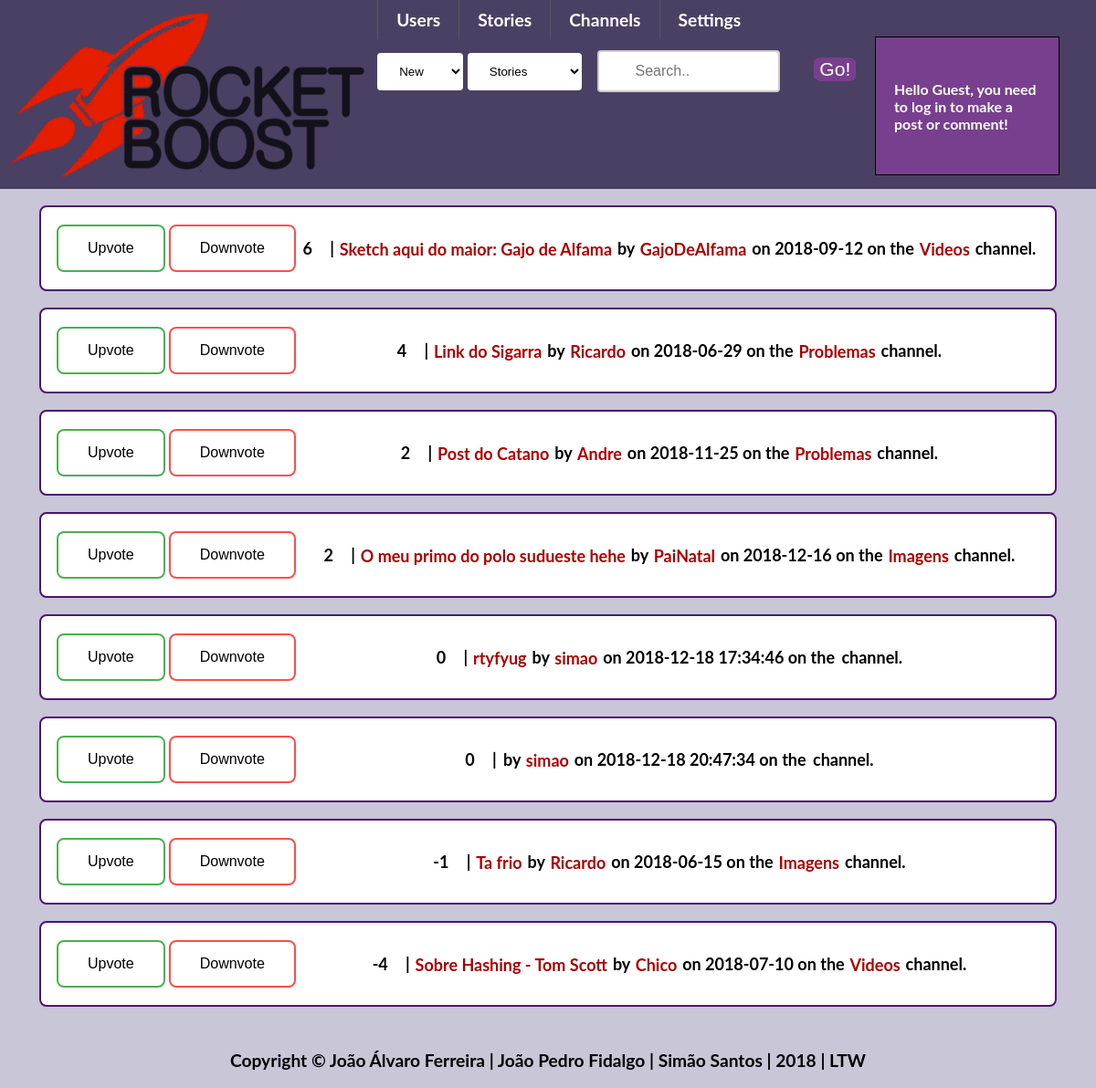
The app's page /pages/frontpage.php with its own data.
### tables this page shows
CREATE TABLE posts
(
    postID INTEGER UNIQUE NOT NULL PRIMARY KEY,
    title VARCHAR NOT NULL,
    content VARCHAR,
    type VARCHAR,
    dateWritten DATETIME,
    username INTEGER REFERENCES users Not NULL,
    channel VARCHAR NOT NULL
);

### database/utilities.php (called while the page is built, shortened)
<?php
function getVotesPost($id){
    $db = Database::getInstance()->db();
    $stmt = $db->prepare('SELECT * FROM postvotes WHERE postID = ?');
    $stmt->execute(array($id));
    $result = $stmt->fetchAll();
    $votes = 0;
    foreach ($result as $row) {
    if($row['positive'] == 1)
        $votes = $votes+1;
    else $votes = $votes - 1;
    }
    return $votes;
}
?>

### pages/frontpage.php (the view, shortened to what this page needs)
<?php
include_once "../templates/default.php";
draw_header();
draw_posts();
draw_floating_menu();
draw_footer();
function cmpPoints($a, $b)
{
    if (getVotesPost($a['postID']) == getVotesPost($b['postID'])) {
        return 0;
    }
    return (getVotesPost($a['postID']) > getVotesPost($b['postID'])) ? -1 : 1;
}
function draw_posts(){
    $sortType = "points";
    $db = Database::getInstance()->db();
    $stmt = $db->prepare('SELECT * FROM posts');
    $stmt->execute();
    $result = $stmt->fetchAll();
    if($sortType == "points")
    usort($result, "cmpPoints");
    else if($sortType == "new")
    usort($result, "cmpDate");
    else if($sortType == "comments")
    usort($result, "cmpComments");
    foreach ($result as $row) {
    $votes = getVotesPost($row['postID']);?>
    <div id="postlist">
        <div class="votes_frontpage">
            <input type="button" value="Upvote">
            <input type="button" value="Downvote">
        </div>
        <div id="post_info">
            <span id="votes"><?php echo $votes?></span>
            <span class="separator"> | </span>
            <a href = "../pages/viewPost.php?id=<?php echo $row['postID']?>"><?php echo $row['title']?></a>
            <span class="separator">by</span>
            <a href = "../pages/viewProfile.php?username=<?php echo $row['username']?>"><?php echo $row['username'];?></a>
            <span class="separator">on</span>
            <?php echo $row['dateWritten']?>
            <span class="separator">on the </span>
             <a href = "../pages/channel.php?id=<?php echo $row['channel']?>"><?php echo $row['channel'];?></a>
            <span class="channel">channel.</span>
        </div>
    </div>
<?php
    }
}
?>

### templates/default.php (shortened to what this page needs)
<?php function draw_header() {
?>
<!DOCTYPE html>
<html lang="en-US">
<head>
    <link href="../css/style.css" rel="stylesheet">
</head>
<body>
    <header id="logo_tabmenu">
   <div id="logo"><a href="../pages/frontpage.php"><img src="images/logo.png" alt="A rocket, site icon"></a></div>
    <nav class="nav">
    <ul>
        <li>
            <a href="#">Users</a>
            </li>
        <li>
            <a href="#">Stories</a>
        </li>
        <li>
            <a href="../pages/viewChannels.php">Channels</a>
        </li>
        <li>
            <a href="#">Settings</a>
        </li>
    </ul>
    <div class="search-container">
    <form action="../pages/search.php">
         <select name="Sort" class="search_options">
            <option value="new">New</option>
        </select>
        <select name="Type" class="search_options">
            <option value="Posts">Stories</option>
        </select>
        <input type="text" placeholder="Search.." name="search">
          <button type="submit">Go!</button>
    </form>
    </div>
</nav>
    </header>
<?php } ?>
<?php function draw_floating_menu() {
?>
       <div id="floatingmenu"><div id ="floatingmenuheader"><h5>Hello <?php if (isset($_SESSION['username']))
    echo $_SESSION['username'];
           else echo "Guest, you need to log in to make a post or comment";?>!</h5>
           </div>
        </div>
<?php }
function draw_footer() { ?>
<div class="footer">
  <p>Copyright &#169; João Álvaro Ferreira | João Pedro Fidalgo | Simão Santos | 2018 | LTW</p>
</div>
<?php
}
?>

### css/style.css (style rules this page uses)
body { margin: 0 auto; --bg-color: #C8C6D7; --main-color: #783F8E; --dark-color: #4F1271; --light-color: #4A4063; background-color: var(--bg-color); font-weight: 700; font-size: 14px; font-size: 120%; font-family: Lato, Arial, sans-serif; transition: box-shadow .2s cubic-bezier(.4,0,1,1),background .2s cubic-bezier(.4,0,.2,1),color .2s cubic-bezier(.4,0,.2,1); }
a:link { position: relative; text-decoration: none; -webkit-transition: all 1s linear; color: #aa0000; padding: 1.5px; -webkit-transition: all 1s linear; }
#logo_tabmenu { background: var(--light-color); display: grid; grid-template-columns: 0.6fr 2fr; }
#logo { padding: 0.5em; }
.footer { position: absolute; margin-top: 0.5em; margin-bottom: 0.5em; width: 100%; color: black; text-align: center; }
.nav ul { *zoom:1; list-style:none; margin:0; padding:0; }
.nav ul:before,.nav ul:after { content:""; display:table; }
.nav ul:after { clear:both; }
.nav ul > li { float:left; position:relative; }
.nav a { display:block; padding:10px 20px; line-height:1.2em; color:#fff; border-left:1px solid #595959; }
input[type=text], input[type=password] { width: 80%; padding: 12px 12px; margin: 12px 12px; display: inline-block; border: 1px solid #ccc; box-sizing: border-box; }
#postlist { display: flex; background-color: white; border: 2px solid var(--dark-color); border-radius: 8px; width: 90%; padding: 15px; margin: 1em; margin-left: auto; margin-right: auto; font-size: 18px; }
#floatingmenu { background-color: var(--main-color); border: 0.5px solid black; color: white; padding: 10px;; width: 15%; z-index: 9; position: absolute; top: 40px; right: 40px; }
#floatingmenuheader { padding: 10px; cursor: move; z-index: 10; color: #fff; }
.votes_frontpage { display: flex; }
.votes_frontpage input:first-child { background-color: white; border: 2px solid #4CAF50; border-radius: 8px; color: black; padding: 15px 32px; text-align: center; text-decoration: none; display: block; font-size: 16px; margin: 4px 2px; cursor: pointer; -webkit-transition-duration: 0.4s; transition-duration: 0.4s; }
.votes_frontpage input:nth-child(2) { background-color: white; border: 2px solid #ff4d4d; border-radius: 8px; color: black; padding: 15px 32px; text-align: center; text-decoration: none; display: block; font-size: 16px; margin: 4px 2px; cursor: pointer; -webkit-transition-duration: 0.4s; transition-duration: 0.4s; }
#post_info { margin: auto; }
.search-container input[type=text], #channelsearch input[type=text] { width: 200px; box-sizing: border-box; border: 2px solid #ccc; border-radius: 4px; font-size: 16px; background-color: white; background-position: 10px 10px; background-repeat: no-repeat; padding: 12px 20px 12px 40px; -webkit-transition: width 0.4s ease-in-out; transition: width 0.4s ease-in-out; }
.search_options { padding: 12px 20px; border: none; border-radius: 4px; background-color: white; }
.search-container button { margin: 1em; margin-top: -1em; background-color: var(--main-color); border: none; border-radius: 20%; color: white; text-decoration: none; cursor: pointer; font-size: 110%; }

### records on screen
posts: votes "6", title "Sketch aqui do maior: Gajo de Alfama", username "GajoDeAlfama", dateWritten "2018-09-12", channel "Videos"
posts: votes "4", title "Link do Sigarra", username "Ricardo", dateWritten "2018-06-29", channel "Problemas"
posts: votes "2", title "Post do Catano", username "Andre", dateWritten "2018-11-25", channel "Problemas"
posts: votes "2", title "O meu primo do polo sudueste hehe", username "PaiNatal", dateWritten "2018-12-16", channel "Imagens"
posts: votes "0", title "rtyfyug", username "simao", dateWritten "2018-12-18 17:34:46"
posts: votes "0", username "simao", dateWritten "2018-12-18 20:47:34"
posts: votes "-1", title "Ta frio", username "Ricardo", dateWritten "2018-06-15", channel "Imagens"
posts: votes "-4", title "Sobre Hashing - Tom Scott", username "Chico", dateWritten "2018-07-10", channel "Videos"
